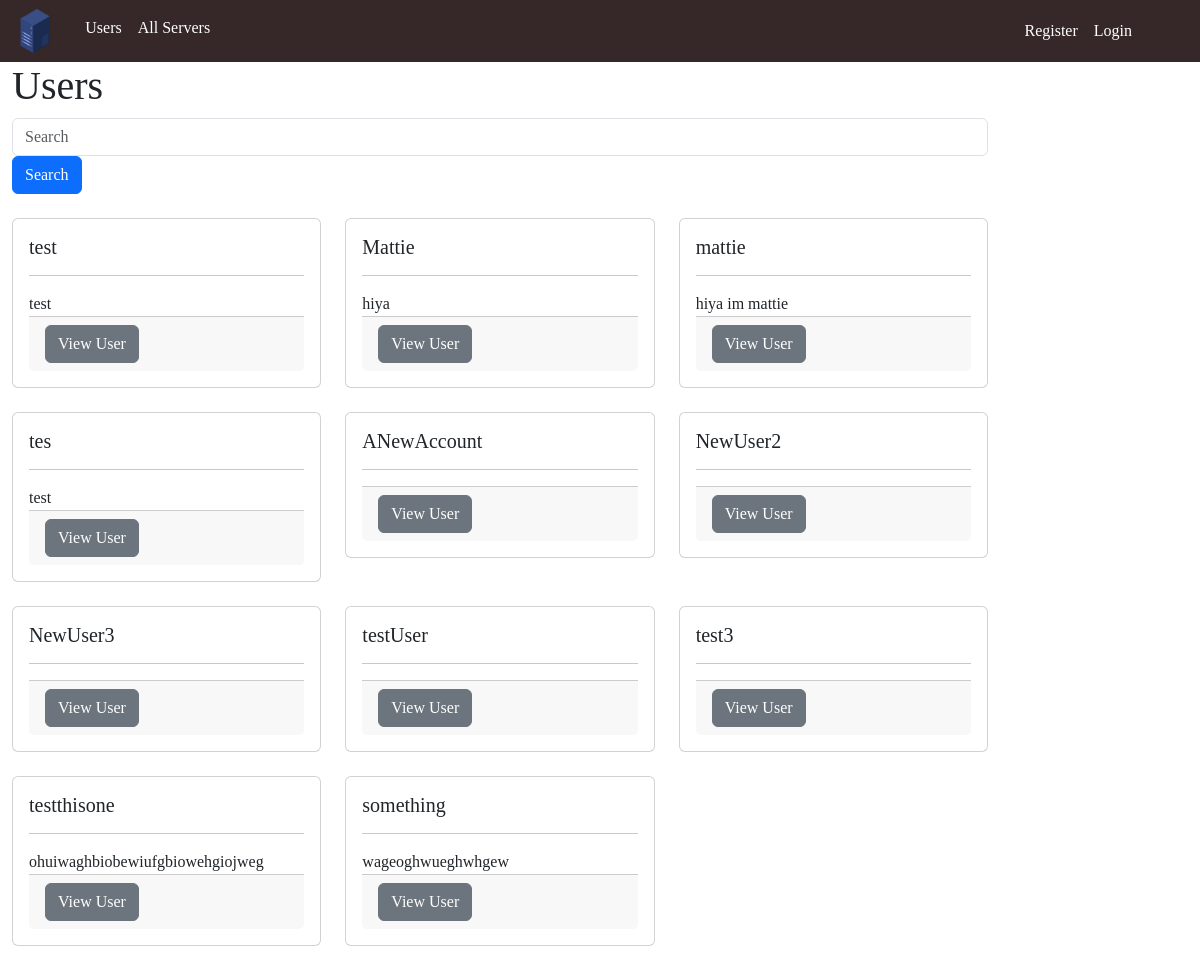
/users/, run on the app's committed database.
### server_listings_app/models.py (models this page shows, shortened)
class User(AbstractUser):
    bio = models.CharField(max_length=2000, null=True, blank=True)
    numberOfServersHosted = models.IntegerField(default=0)
    currentServer = models.OneToOneField("server_listings_app.Server", on_delete=models.SET_NULL, null=True, blank=True)

### server_listings_app/views.py (the view)
# urls.py: path('users/', views.user_list, name='users'),
def user_list(request):
    users = User.objects.all()
    return render(request, 'server_listings_app/pages/user_list.html', {'users': users})

### server_listings_app/templatetags/demoTags.py (called while the page is built)
@register.tag(name='ifDemo')
def do_demo(parser, token):
    nodelist = parser.parse(("endifDemo",))
    parser.delete_first_token()
    return DemoNode(nodelist)

    def render(self, context):
        output = ''
        if(config.isDemo):
            output = self.nodelist.render(context)
        return output

### server_listings_app/templates/server_listings_app/pages/user_list.html (shortened to what this page needs)
{% extends "server_listings_app/base_template.html" %}
{% block content %}
<!DOCTYPE html>
<html lang="en">
<head>
</head>
<body>
    <div class="container" id ="userListContainer">
        <h1>Users</h1>
        <form class="form-inline mb-4" method="GET" action="{% url 'search_users' %}">
            <input class="form-control mr-sm-2" type="search" id="userSearchBox" placeholder="Search" aria-label="Search" name="q">
            <button class="btn btn-primary my- my-sm-0" id="userSearchBtn" type="submit">Search</button>
        </form>
        <div class="row">
            {% for user in users %}
                {% include "server_listings_app/components/user_card.html" with user=user view=True %}
            {% endfor %}
        </div>
    </div>
</body>
</html>
{% endblock %}

### server_listings_app/templates/server_listings_app/components/user_card.html (shortened to what this page needs)
<div class="col-md-4 mb-4">
    <div class="card">
        <div class="card-body">
            {% block fullCardBody %}
            {% block cardBody %}
            <h5 class="card-title" id="userName">{{ user.username }}</h5>
            <hr/>
            <span>
                {% if user.bio %}
                <span id ="userBio">
                    {{user.bio}}
                </span>
                {% endif %}
            </span>
            {% endblock %}
            <div class="card-footer text-muted">
                {% block footer %}
                    {% if view %}
                    <a class="btn btn-secondary" href="{% url 'user' user.id %}" id="viewUserBtn">View User</a>
                    {% endif %}
                {% endblock %}
            </div>
           {% endblock %}
        </div>
    </div>
</div>

### static/css/base.css (style rules this page uses)
body { font-family: Georgia, serif; }

### data on the page
User: username "test", bio "test"
User: username "Mattie", bio "hiya"
User: username "mattie", bio "hiya im mattie"
User: username "tes", bio "test"
User: username "ANewAccount"
User: username "NewUser2"
User: username "NewUser3"
User: username "testUser"
User: username "test3"
User: username "testthisone", bio "ohuiwaghbiobewiufgbiowehgiojweg"
User: username "something", bio "wageoghwueghwhgew"
